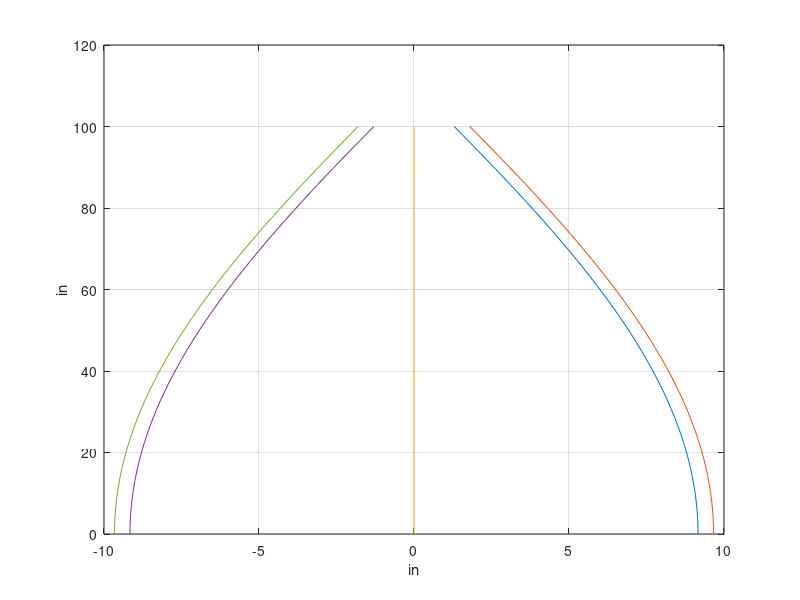
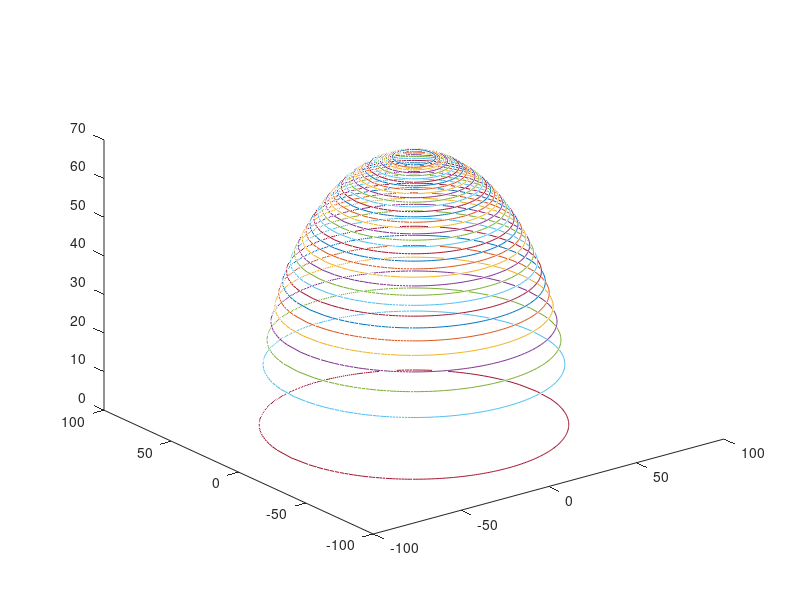

Write the MATLAB code that produced these figures, in order. (Note: this script raises an error after producing the figures.)
%%Parachute section model

clear
close all

%% Parachute constants

%Cd = 1.75;  %From Fruity Chute specs for comparable parachute and other research
Cd = 1.5;   %Conservative Cd used in design

%p = 1.225;  %Sea level
p = 1.00;   %For altitude of site ~4600 ft
p = .95;    %For altitude at main deployment ~6000 ft -> speed after main deployment

m = 36; % %lb
g = 9.8;    %m/s^2

%% Parachute size

v = 80;                 %Target velocity ft/s

v = v*12*2.54/100;      %m/s
m = m/2.2;              %kg
S = 2*m*g/(p*(v^2)*Cd); %Area of crossection at opening
R = sqrt(S/pi);         %Radius (m)
R = R*100/2.54          %inches

%% Size to velocity

R = 14;                     %Parachute radius in

R = R*2.54/100;             %m
S = pi*(R^2);               %Area of opening
v = sqrt(2*m*g/(p*S*Cd))   %Velocity m/s
v = v*100/(12*2.54)         %ft/s

%% Pattern design inputs

%Parachute radius inches
R = 70;
%Percent of area for vent
Per = 2;                    %Can be anywhere from 1 to 10
%Seam allowance
add = .5;

%Points plotted
numpoints = 50;
%Num of sections
numS = 24;

%% Shroud lines

Ls = numS*(1.1*2*R/36 + .25) %yds total needed

%% Parachute design

%Calculate vent area
So = 2*pi*(R^2);        
Av = So*Per/100;
rmin = sqrt(Av/(2*pi))

%Map segment
angmax = acos(rmin/R);
angle = linspace(0,angmax,numpoints);
x = (1/numS)*pi*R*cos(angle);
y = angle*R;

%Seam allowance
dx = gradient(x, angle);
dy = gradient(y, angle);

magnitude = sqrt(dx.^2 + dy.^2);

xnew = x + add*(dy./magnitude);
ynew = y - add*(dx./magnitude);

plot(x,y,xnew,ynew,zeros(size(y)),y,-x,y,-xnew,ynew)
grid on
xlabel("in")
ylabel("in")

%% Parachute image

N = 35;                      %Number of contour lines
step = (R - rmin)/(N - 1);

for r = rmin:step:R
    x = (-r):1:r;
    y = sqrt(r^2 - x.^2);
    X = [x,-x,x(1)];
    Y = [y,-y,y(1)];
    z = sqrt(R^2 - r^2)*ones(size(X));
    
    figure(2)
    plot3(X,Y,z)
    hold on
end


%% Graph Velocity for varying CD and m

clear

m = 5:5:60;
Cd = 1:.25:2.25;
R = 16;     %in
g = 9.8;    %m/s
p = 1.225;

for i = 1:numel(Cd)
   for j = 1:numel(m)
       v(j) = finalParaVSphere(R,m(j),g,p,Cd(i));
   end
   figure(3)
   plot(m,v)
   hold on
end

maxVal = 30;
max = maxVal*ones(size(m));

figure(3)
plot(m,max)
title("Weight versus Terminal Velocity")
xlabel("Weight (lb)")
ylabel("Velocity (ft/s)")
legend("Cd = " + string(Cd), "Max velocity")


function f = finalParaVSphere(R,m,g,p,Cd)
    %Returns velocity in ft/s
    
    R = R*2.54/100;         %m
    S = pi*(R^2);           %Area of opening
    m = m/2.2;              %kg
    v = sqrt(2*m*g/(p*S*Cd)); %Velocity m/s
    f = v*100/(12*2.54);
end






